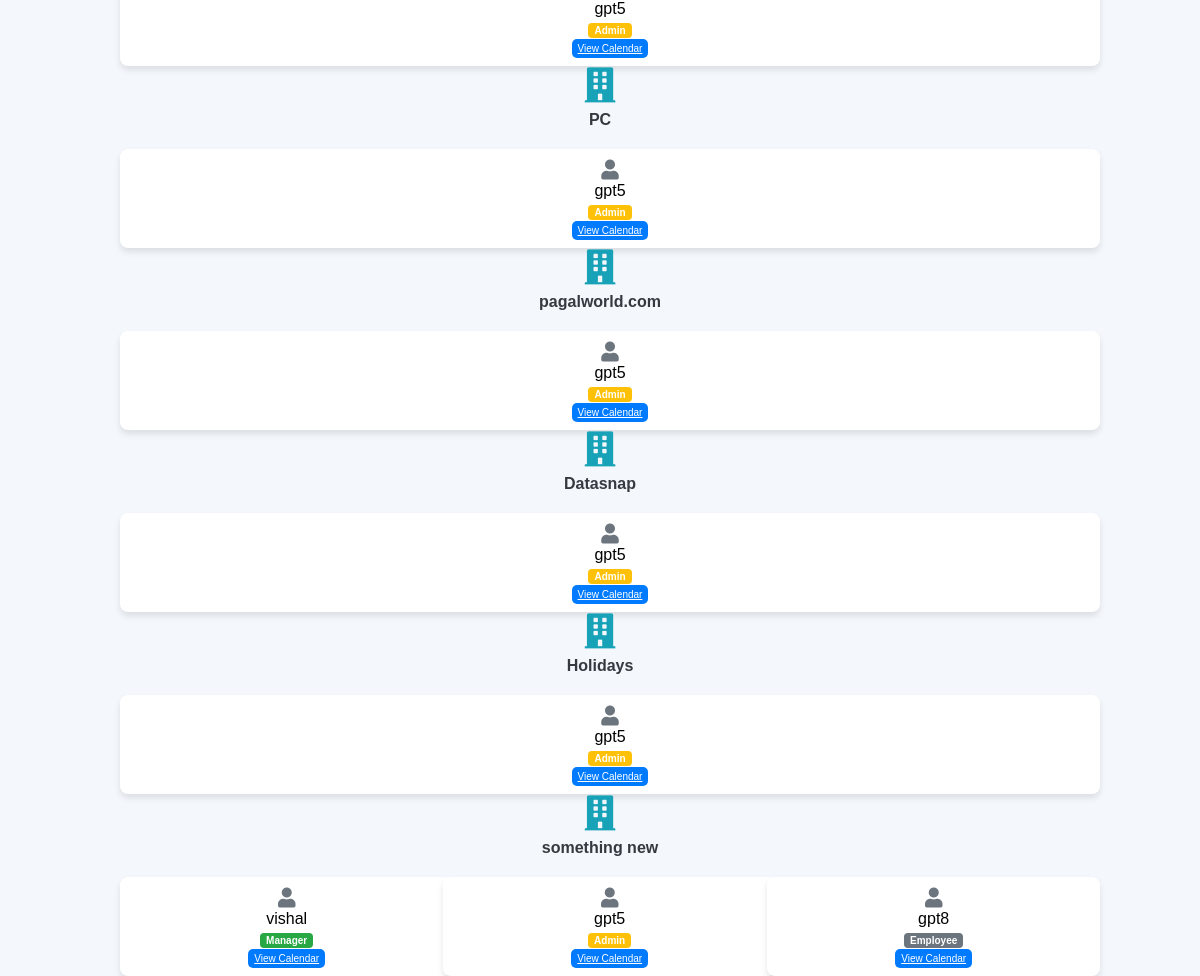
Before: /calendar/users/ (signed in) with the older database file.
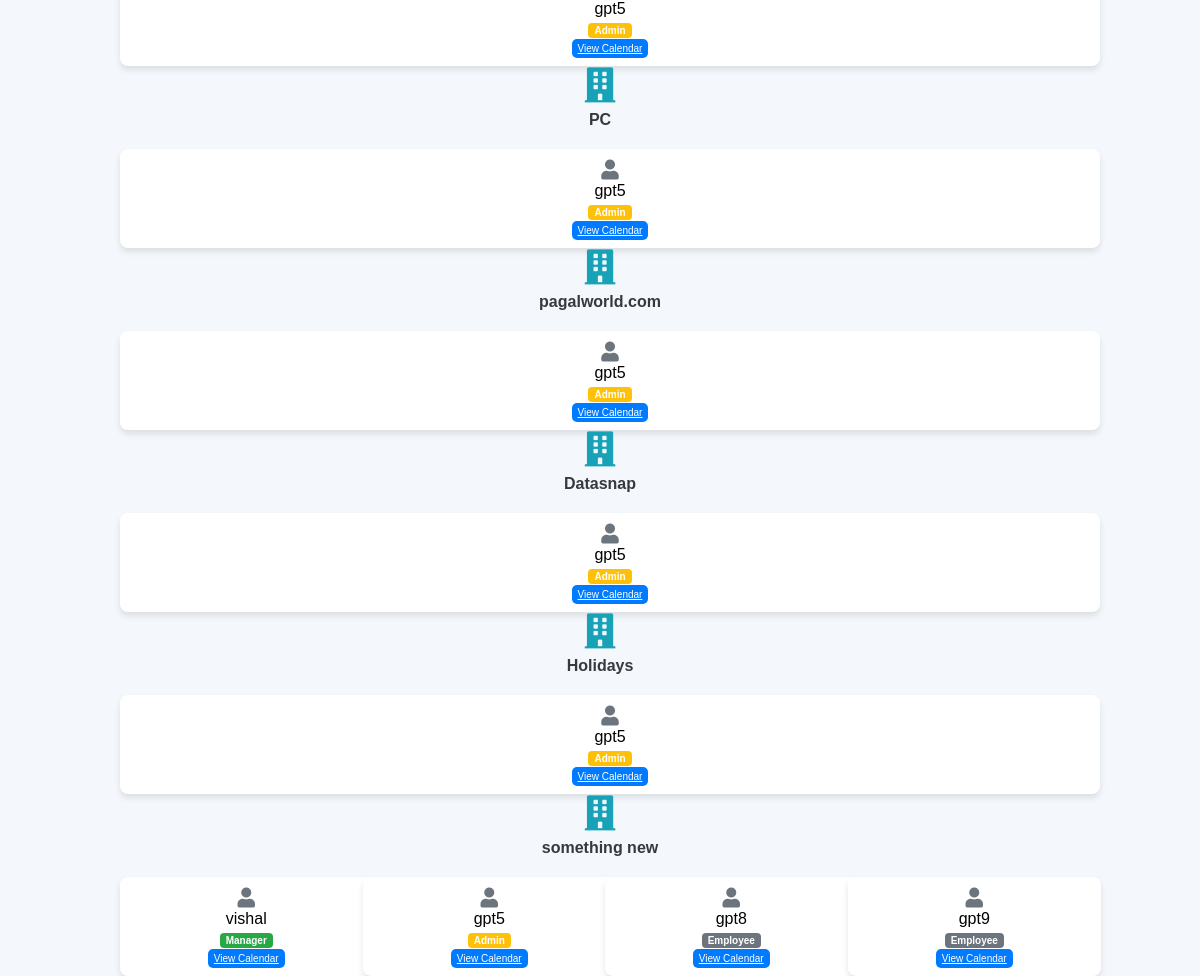
After: the same page with the newer database file.
### accounts/models.py (models this page shows, shortened)
class Profile(models.Model):
    user = models.ForeignKey(User, on_delete=models.CASCADE, related_name='profiles')
    organization = models.ForeignKey(Organization, on_delete=models.SET_NULL, related_name='profiles', null=True, blank=True)
    is_admin = models.BooleanField(default=False)
    is_manager = models.BooleanField(default=False)
    is_employee = models.BooleanField(default=False)
    profile_picture = models.ImageField(upload_to='profile_pictures/', null=True, blank=True)
    full_name = models.CharField(max_length=255, null=True, blank=True)
    class Meta:
        unique_together = ('user', 'organization')

class Organization(models.Model):
    name = models.CharField(max_length=255)
    description = models.TextField(blank=True)
    created_at = models.DateTimeField(auto_now_add=True)
    updated_at = models.DateTimeField(auto_now=True)
    created_by = models.ForeignKey(User, on_delete=models.CASCADE, related_name='created_organizations')

### calendar_plus/views.py (the view)
# urls.py: path('users/', views.OrganizationMembersWithAvailabilityView.as_view(), name='user_list'),
class OrganizationMembersWithAvailabilityView(LoginRequiredMixin, View):
    template_name = 'calendar+/users_list.html'
    def get(self, request):
        users_with_valid_availability = User.objects.filter(
            availabilities__day_of_week__isnull=False,
            availabilities__start_time__isnull=False,
            availabilities__end_time__isnull=False
        ).distinct()
        user_organizations = Organization.objects.filter(profiles__user=request.user)
        organization_members = {}
        for organization in user_organizations:
            members = Profile.objects.filter(
                organization=organization,
                user__in=users_with_valid_availability
            ).select_related('user')
            organization_members[organization] = members
        return render(request, self.template_name, {'organization_members': organization_members})

### calendar_plus/templates/calendar+/users_list.html (shortened to what this page needs)
<!DOCTYPE html>
<html lang="en">
<head>
    <link rel="stylesheet" href="https://cdnjs.cloudflare.com/ajax/libs/font-awesome/5.15.4/css/all.min.css">
</head>
<body>
    <div class="container">
        {% for organization, members in organization_members.items %}
            <div class="organization-container">
                <div class="icon">
                    <i class="fas fa-building"></i>
                </div>
                <div class="name">{{ organization.name }}</div>
            </div>
            <div class="user-grid">
                {% for member in members %}
                    <div class="user-card">
                        <div class="icon">
                            <i class="fas fa-user"></i>
                        </div>
                        <div class="role">
                            {{ member.user.username }} <br>
                            <span class="role">
                                {% if member.is_admin %}
                                    <span class="role-badge role-admin">Admin</span>
                                {% elif member.is_manager %}
                                    <span class="role-badge role-manager">Manager</span>
                                {% else %}
                                    <span class="role-badge role-employee">Employee</span>
                                {% endif %}
                            </span>
                        </div>
                        <a href="{% url 'view_user_calendar' member.user.id %}" class="view-calendar-btn">View Calendar</a>
                    </div>
                {% endfor %}
            </div>
        {% endfor %}
    </div>
</body>
</html>

### calendar_plus/templates/calendar+/users_list.html (style rules this page uses)
body { background-color: #f4f7fb; font-family: Arial, sans-serif; margin: 0; padding: 0; overflow-x: hidden; }
.container { display: flex; flex-direction: column; justify-content: center; align-items: center; padding-top: 30px; height: 100vh; }
.organization-container { text-align: center; margin-bottom: 20px; opacity: 0; animation: organizationAnimation 2s ease-out forwards; width: 100%; max-width: 200px; margin-bottom: 20px; }
.organization-container .icon { font-size: 35px; color: #17a2b8; cursor: pointer; transition: transform 0.3s ease; }
.organization-container .name { font-size: 16px; font-weight: bold; color: #343a40; margin-top: 5px; opacity: 0; animation: fadeIn 2s ease-out forwards; cursor: pointer; }
.user-grid { display: grid; grid-template-columns: repeat(auto-fit, minmax(120px, 1fr)); gap: 10px; width: 80%; opacity: 0; animation: fadeIn 1s ease-out forwards; }
.user-card { text-align: center; opacity: 0; transform: scale(0.7); animation: userCardAnimation 1.5s ease-out forwards; transition: transform 0.3s ease; cursor: pointer; padding: 10px; background-color: #fff; box-shadow: 0 4px 6px rgba(0, 0, 0, 0.1); border-radius: 8px; width: 100%; }
.user-card .icon { font-size: 20px; color: #6c757d; transition: color 0.3s ease; }
.role-badge { display: inline-block; margin-top: 5px; padding: 2px 6px; border-radius: 4px; font-size: 10px; font-weight: bold; }
.role-admin { background-color: #ffc107; color: #fff; }
.role-manager { background-color: #28a745; color: #fff; }
.role-employee { background-color: #6c757d; color: #fff; }
.view-calendar-btn { margin-top: 5px; padding: 4px 6px; background-color: #007bff; color: white; border: none; border-radius: 5px; font-size: 10px; transition: background-color 0.3s ease; }
.user-card:nth-child(1) { animation-delay: 2.2s; }
.user-card:nth-child(2) { animation-delay: 2.5s; }
.user-card:nth-child(3) { animation-delay: 2.8s; }
.user-card:nth-child(4) { animation-delay: 3.1s; }

Changed rows visible on the page:
added Profile: user.username "gpt9", is_admin "Employee", shown under Organization "something new"
